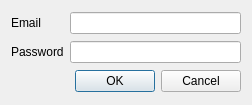
<?xml version="1.0" encoding="UTF-8"?>
<ui version="4.0">
 <class>Dialog</class>
 <widget class="QDialog" name="Dialog">
  <property name="geometry">
   <rect>
    <x>0</x>
    <y>0</y>
    <width>252</width>
    <height>105</height>
   </rect>
  </property>
  <property name="windowTitle">
   <string>Dialog</string>
  </property>
  <layout class="QGridLayout" name="gridLayout">
   <item row="0" column="0">
    <widget class="QLabel" name="label">
     <property name="text">
      <string>Email</string>
     </property>
    </widget>
   </item>
   <item row="0" column="1">
    <widget class="QLineEdit" name="lineEdit_2"/>
   </item>
   <item row="1" column="0">
    <widget class="QLabel" name="label_2">
     <property name="text">
      <string>Password</string>
     </property>
    </widget>
   </item>
   <item row="1" column="1">
    <widget class="QLineEdit" name="lineEdit"/>
   </item>
   <item row="2" column="1">
    <widget class="QDialogButtonBox" name="buttonBox">
     <property name="orientation">
      <enum>Qt::Horizontal</enum>
     </property>
     <property name="standardButtons">
      <set>QDialogButtonBox::Cancel|QDialogButtonBox::Ok</set>
     </property>
    </widget>
   </item>
  </layout>
 </widget>
 <resources/>
 <connections>
  <connection>
   <sender>buttonBox</sender>
   <signal>accepted()</signal>
   <receiver>Dialog</receiver>
   <slot>accept()</slot>
   <hints>
    <hint type="sourcelabel">
     <x>248</x>
     <y>254</y>
    </hint>
    <hint type="destinationlabel">
     <x>157</x>
     <y>274</y>
    </hint>
   </hints>
  </connection>
  <connection>
   <sender>buttonBox</sender>
   <signal>rejected()</signal>
   <receiver>Dialog</receiver>
   <slot>reject()</slot>
   <hints>
    <hint type="sourcelabel">
     <x>316</x>
     <y>260</y>
    </hint>
    <hint type="destinationlabel">
     <x>286</x>
     <y>274</y>
    </hint>
   </hints>
  </connection>
 </connections>
</ui>
